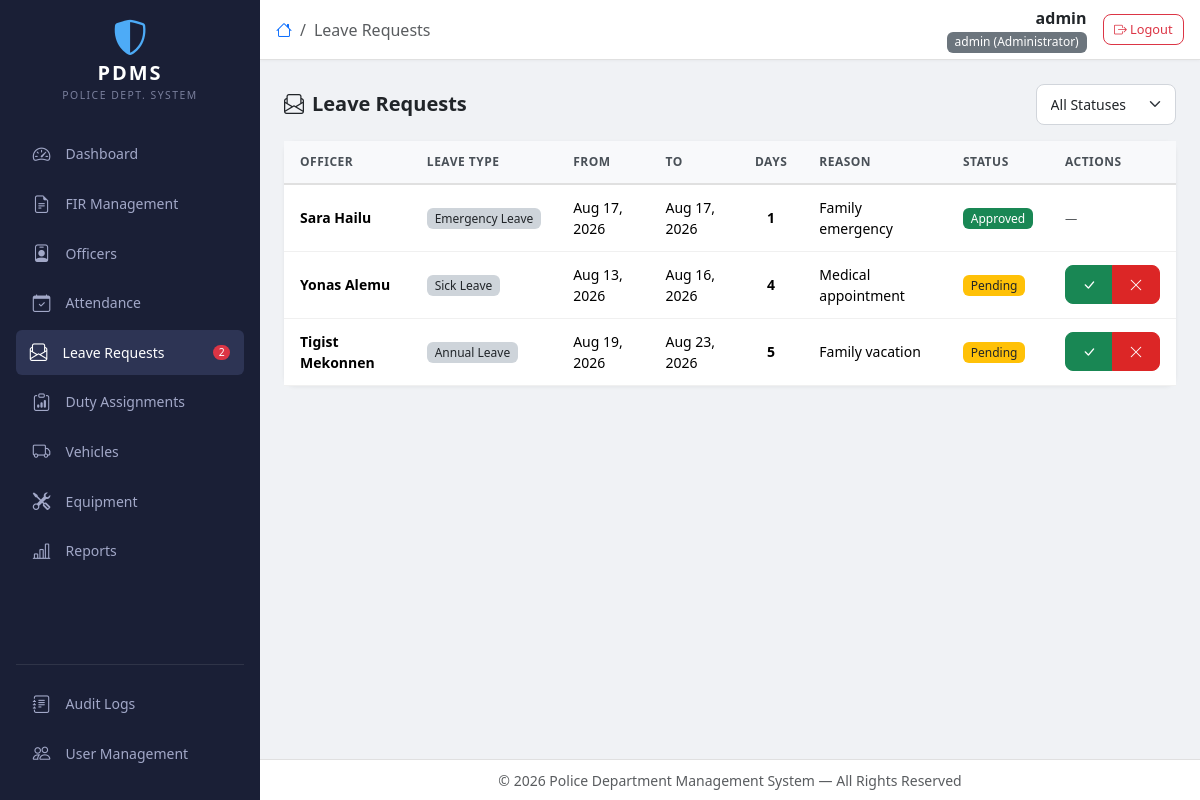
Page /staff/leaves/ (signed in) on the committed database.
### core/models.py (models this page shows)
class CustomUser(AbstractBaseUser, PermissionsMixin):
    username = models.CharField(max_length=150, unique=True)
    full_name = models.CharField(max_length=255, blank=True)
    role = models.CharField(max_length=30, choices=ROLE_CHOICES, default='CLERK')
    is_active = models.BooleanField(default=True)
    is_staff = models.BooleanField(default=False)
    failed_attempts = models.IntegerField(default=0)
    locked_until = models.DateTimeField(null=True, blank=True)
    created_at = models.DateTimeField(auto_now_add=True)
    updated_at = models.DateTimeField(auto_now=True)
    officer = models.OneToOneField(
        'cases.Officer', on_delete=models.SET_NULL,
        null=True, blank=True, related_name='user_account'
    )
    objects = CustomUserManager()
    USERNAME_FIELD = 'username'
    REQUIRED_FIELDS = []
    def has_min_role(self, min_role):
        return ROLE_HIERARCHY.get(self.role, 0) >= ROLE_HIERARCHY.get(min_role, 0)
    def __str__(self):
        return f"{self.username} ({self.get_role_display()})"

### staff/models.py (models this page shows, shortened)
class LeaveRequest(models.Model):
    STATUS_CHOICES = (
        ('PENDING', 'Pending'), ('APPROVED', 'Approved'), ('REJECTED', 'Rejected'),
    )
    LEAVE_TYPE_CHOICES = (
        ('ANNUAL', 'Annual Leave'), ('SICK', 'Sick Leave'),
        ('EMERGENCY', 'Emergency Leave'), ('MATERNITY', 'Maternity Leave'),
        ('COMPASSIONATE', 'Compassionate Leave'),
    )
    officer = models.ForeignKey(Officer, on_delete=models.CASCADE, related_name='leave_requests')
    leave_type = models.CharField(max_length=30, choices=LEAVE_TYPE_CHOICES)
    start_date = models.DateField()
    end_date = models.DateField()
    reason = models.TextField()
    status = models.CharField(max_length=20, choices=STATUS_CHOICES, default='PENDING')
    approved_by = models.ForeignKey(settings.AUTH_USER_MODEL, on_delete=models.SET_NULL, null=True, blank=True)
    approved_at = models.DateTimeField(null=True, blank=True)
    created_at = models.DateTimeField(auto_now_add=True)
    class Meta:
        ordering = ['-created_at']

### cases/models.py (models this page shows, shortened)
class Officer(models.Model):
    RANK_CHOICES = (
        ('Constable', 'Constable'),
        ('Sergeant', 'Sergeant'),
        ('Inspector', 'Inspector'),
        ('Assistant Commissioner', 'Assistant Commissioner'),
        ('Deputy Commissioner', 'Deputy Commissioner'),
        ('Commissioner', 'Commissioner'),
    )
    badge_number = models.CharField(max_length=50, unique=True)
    full_name = models.CharField(max_length=255)
    rank = models.CharField(max_length=50, choices=RANK_CHOICES)
    phone = models.CharField(max_length=20, blank=True)
    email = models.EmailField(blank=True)
    unit = models.CharField(max_length=100, blank=True)
    is_active = models.BooleanField(default=True)
    created_at = models.DateTimeField(auto_now_add=True)
    class Meta:
        ordering = ['rank', 'full_name']

### staff/views.py (the view)
# urls.py: path('leaves/', views.leave_request_list, name='leave_list'),
@require_auth
def leave_request_list(request):
    user_level = ROLE_HIERARCHY.get(request.user.role, 0)
    leaves = LeaveRequest.objects.select_related('officer', 'approved_by').all()
    if user_level < ROLE_HIERARCHY.get('STATION_COMMANDER', 3):
        if request.user.officer:
            leaves = leaves.filter(officer=request.user.officer)
    status = request.GET.get('status')
    if status:
        leaves = leaves.filter(status=status)
    return render(request, 'staff/leave_list.html', {'leaves': leaves})

### templates/staff/leave_list.html (shortened to what this page needs)
{% extends 'base.html' %}
{% load role_tags %}
{% block nav_leaves %}active text-white{% endblock %}
{% block page_title %}Leave Requests{% endblock %}
{% block content %}
<div class="d-flex flex-wrap justify-content-between align-items-center gap-2 mb-3">
    <h5 class="fw-bold mb-0"><i class="bi bi-envelope-paper me-2"></i>Leave Requests</h5>
    <div class="d-flex gap-2">
        <div>
            <select class="form-select form-select-sm" onchange="window.location.href='?status='+this.value" style="min-width:140px;">
                <option value="">All Statuses</option>
            </select>
        </div>
    </div>
</div>
<div class="card content-card">
    <div class="card-body p-0">
        <div class="table-responsive">
            <table class="table table-hover mb-0">
                <thead>
                    <tr>
                        <th>Officer</th>
                        <th>Leave Type</th>
                        <th>From</th>
                        <th>To</th>
                        <th>Days</th>
                        <th>Reason</th>
                        <th>Status</th>
                        {% if user|has_role:'STATION_COMMANDER' %}<th>Actions</th>{% endif %}
                    </tr>
                </thead>
                <tbody>
                    {% for lr in leaves %}
                    <tr>
                        <td class="fw-semibold">{{ lr.officer.full_name }}</td>
                        <td>
                            <span class="badge bg-dark-subtle text-dark">{{ lr.get_leave_type_display }}</span>
                        </td>
                        <td>{{ lr.start_date|date:"M d, Y" }}</td>
                        <td>{{ lr.end_date|date:"M d, Y" }}</td>
                        <td class="text-center fw-semibold">{{ lr.end_date|days_between:lr.start_date }}</td>
                        <td>{{ lr.reason|truncatewords:10 }}</td>
                        <td>
                            <span class="badge
                                {% if lr.status == 'PENDING' %}bg-warning text-dark
                                {% elif lr.status == 'APPROVED' %}bg-success
                                {% else %}bg-danger{% endif %}">{{ lr.get_status_display }}</span>
                        </td>
                        {% if user|has_role:'STATION_COMMANDER' %}
                        <td>
                            {% if lr.status == 'PENDING' %}
                            <div class="btn-group btn-group-sm">
                                <a href="{% url 'staff:leave_respond' lr.id 'approve' %}" class="btn btn-success" title="Approve" onclick="return confirm('Approve this leave request?')">
                                    <i class="bi bi-check-lg"></i>
                                </a>
                                <a href="{% url 'staff:leave_respond' lr.id 'reject' %}" class="btn btn-danger" title="Reject" onclick="return confirm('Reject this leave request?')">
                                    <i class="bi bi-x-lg"></i>
                                </a>
                            </div>
                            {% else %}
                                <span class="text-muted small">—</span>
                            {% endif %}
                        </td>
                        {% endif %}
                    </tr>
                    {% endfor %}
                </tbody>
            </table>
        </div>
    </div>
</div>
{% endblock %}

### templates/base.html (shortened to what this page needs)
{% load role_tags %}
<!DOCTYPE html>
<html lang="en" data-bs-theme="light">
<head>
    <link href="https://cdn.jsdelivr.net/npm/bootstrap@5.3.3/dist/css/bootstrap.min.css" rel="stylesheet">
    <link href="https://cdn.jsdelivr.net/npm/bootstrap-icons@1.11.3/font/bootstrap-icons.min.css" rel="stylesheet">
    <link href="/static/css/style.css" rel="stylesheet">
</head>
<body>
    <nav id="sidebar" class="bg-dark-navy d-flex flex-column flex-shrink-0 p-3">
        <div class="d-flex align-items-center mb-4">
            <div class="sidebar-brand text-center w-100">
                <div class="sidebar-logo">
                    <i class="bi bi-shield-shaded"></i>
                </div>
                <span class="sidebar-title">PDMS</span>
                <div class="sidebar-subtitle">Police Dept. System</div>
            </div>
        </div>
        <ul class="nav nav-pills flex-column gap-1 flex-grow-1">
            <li class="nav-item">
                <a href="{% url 'core:dashboard' %}" class="nav-link sidebar-link {% block nav_dashboard %}{% endblock %}">
                    <i class="bi bi-speedometer2"></i>
                    <span>Dashboard</span>
                </a>
            </li>
            <li class="nav-item">
                <a href="{% url 'cases:fir_list' %}" class="nav-link sidebar-link {% block nav_cases %}{% endblock %}">
                    <i class="bi bi-file-earmark-text"></i>
                    <span>FIR Management</span>
                </a>
            </li>
            <li class="nav-item">
                <a href="{% url 'staff:officer_list' %}" class="nav-link sidebar-link {% block nav_officers %}{% endblock %}">
                    <i class="bi bi-person-badge"></i>
                    <span>Officers</span>
                </a>
            </li>
            <li class="nav-item">
                <a href="{% url 'staff:attendance' %}" class="nav-link sidebar-link {% block nav_attendance %}{% endblock %}">
                    <i class="bi bi-calendar-check"></i>
                    <span>Attendance</span>
                </a>
            </li>
            <li class="nav-item">
                <a href="{% url 'staff:leave_list' %}" class="nav-link sidebar-link {% block nav_leaves %}{% endblock %}">
                    <i class="bi bi-envelope-paper"></i>
                    <span>Leave Requests</span>
                    {% if pending_leave_count > 0 %}
                        <span class="badge bg-danger ms-auto rounded-pill">{{ pending_leave_count }}</span>
                    {% endif %}
                </a>
            </li>
            <li class="nav-item">
                <a href="{% url 'staff:duty_list' %}" class="nav-link sidebar-link {% block nav_duty %}{% endblock %}">
                    <i class="bi bi-clipboard-data"></i>
                    <span>Duty Assignments</span>
                </a>
            </li>
            <li class="nav-item">
                <a href="{% url 'fleet:vehicle_list' %}" class="nav-link sidebar-link {% block nav_vehicles %}{% endblock %}">
                    <i class="bi bi-truck"></i>
                    <span>Vehicles</span>
                </a>
            </li>
            <li class="nav-item">
                <a href="{% url 'fleet:equipment_list' %}" class="nav-link sidebar-link {% block nav_equipment %}{% endblock %}">
                    <i class="bi bi-tools"></i>
                    <span>Equipment</span>
                </a>
            </li>
            <li class="nav-item">
                <a href="{% url 'reports:dashboard_report' %}" class="nav-link sidebar-link {% block nav_reports %}{% endblock %}">
                    <i class="bi bi-bar-chart-line"></i>
                    <span>Reports</span>
                </a>
            </li>
        </ul>
        <hr class="border-secondary opacity-25">
        {% if user|has_role:"STATION_COMMANDER" %}
        <ul class="nav nav-pills flex-column gap-1 mb-2">
            <li class="nav-item">
                <a href="{% url 'core:audit_logs' %}" class="nav-link sidebar-link {% block nav_audit %}{% endblock %}">
                    <i class="bi bi-journal-text"></i>
                    <span>Audit Logs</span>
                </a>
            </li>
            {% if user|has_role:"ADMIN" %}
            <li class="nav-item">
                <a href="{% url 'core:user_list' %}" class="nav-link sidebar-link {% block nav_users %}{% endblock %}">
                    <i class="bi bi-people"></i>
                    <span>User Management</span>
                </a>
            </li>
            {% endif %}
        </ul>
        {% endif %}
    </nav>
    <div id="main-wrapper">
        <header class="top-navbar">
            <div class="d-flex align-items-center justify-content-between w-100 px-3">
                <div class="d-flex align-items-center gap-3">
                    <nav aria-label="breadcrumb">
                        <ol class="breadcrumb mb-0">
                            {% block breadcrumb %}
                            <li class="breadcrumb-item"><a href="{% url 'core:dashboard' %}"><i class="bi bi-house"></i></a></li>
                            <li class="breadcrumb-item active">{% block page_title %}Home{% endblock %}</li>
                            {% endblock %}
                        </ol>
                    </nav>
                </div>
                <div class="d-flex align-items-center gap-3">
                    <div class="text-end d-none d-sm-block">
                        <div class="fw-semibold text-truncate" style="max-width: 180px;">{{ user.get_full_name|default:user.username }}</div>
                        <div class="text-muted small">{{ user|role_badge|safe }}</div>
                    </div>
                    <a href="{% url 'core:logout' %}" class="btn btn-outline-danger btn-sm" title="Logout">
                        <i class="bi bi-box-arrow-right"></i>
                        <span class="d-none d-md-inline">Logout</span>
                    </a>
                </div>
            </div>
        </header>
        <main class="main-content p-3 p-md-4">
            {% block content %}{% endblock %}
        </main>
        <footer class="main-footer text-center text-muted py-2 px-3">
            <small>&copy; {% now "Y" %} Police Department Management System &mdash; All Rights Reserved</small>
        </footer>
    </div>
</body>
</html>

### rows in the picture
CustomUser: get_full_name "admin", id+username+role "admin (Administrator)"
LeaveRequest: officer.full_name "Sara Hailu", leave_type "Emergency Leave", start_date "Aug 17, 2026", end_date "Aug 17, 2026", end_date|days_between "1", reason "Family emergency", status "Approved"
LeaveRequest: officer.full_name "Yonas Alemu", leave_type "Sick Leave", start_date "Aug 13, 2026", end_date "Aug 16, 2026", end_date|days_between "4", reason "Medical appointment", status "Pending"
LeaveRequest: officer.full_name "Tigist Mekonnen", leave_type "Annual Leave", start_date "Aug 19, 2026", end_date "Aug 23, 2026", end_date|days_between "5", reason "Family vacation", status "Pending"

### other values in the picture
{{ pending_leave_count }} "2"
